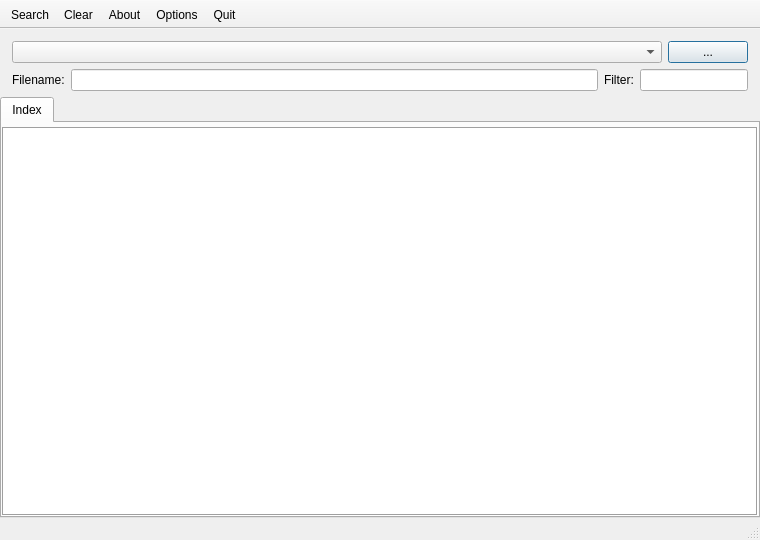
<?xml version="1.0" encoding="UTF-8"?>
<ui version="4.0">
 <author>David Sugar</author>
 <comment>** Copyright (C) 2011-2017 Tycho Softworks.
**
** This program is free software: you can redistribute it and/or modify
** it under the terms of the GNU General Public License as published
** by the Free Software Foundation, either version 3 of the License, or
** (at your option) any later version.
**
** This program is distributed in the hope that it will be useful,
** but WITHOUT ANY WARRANTY; without even the implied warranty of
** MERCHANTABILITY or FITNESS FOR A PARTICULAR PURPOSE.  See the
** GNU General Public License for more details.
**
** You should have received a copy of the GNU General Public License
** along with this program.  If not, see &lt;http://www.gnu.org/licenses/&gt;.</comment>
 <class>MainWindow</class>
 <widget class="QMainWindow" name="MainWindow">
  <property name="geometry">
   <rect>
    <x>0</x>
    <y>0</y>
    <width>760</width>
    <height>540</height>
   </rect>
  </property>
  <property name="windowTitle">
   <string>TextSeeker - Text Search Utility</string>
  </property>
  <property name="windowIcon">
   <iconset resource="TextSeeker.qrc">
    <normaloff>:/images/textseeker.png</normaloff>:/images/textseeker.png</iconset>
  </property>
  <property name="unifiedTitleAndToolBarOnMac">
   <bool>true</bool>
  </property>
  <widget class="QWidget" name="centralwidget">
   <layout class="QGridLayout" name="gridLayout_2">
    <property name="leftMargin">
     <number>0</number>
    </property>
    <property name="topMargin">
     <number>0</number>
    </property>
    <property name="rightMargin">
     <number>0</number>
    </property>
    <property name="bottomMargin">
     <number>0</number>
    </property>
    <item row="0" column="0">
     <layout class="QVBoxLayout" name="verticalLayout">
      <property name="leftMargin">
       <number>0</number>
      </property>
      <property name="rightMargin">
       <number>0</number>
      </property>
      <property name="bottomMargin">
       <number>0</number>
      </property>
      <item>
       <layout class="QHBoxLayout" name="horizontalLayout">
        <property name="leftMargin">
         <number>12</number>
        </property>
        <property name="topMargin">
         <number>12</number>
        </property>
        <property name="rightMargin">
         <number>12</number>
        </property>
        <item>
         <widget class="QComboBox" name="pathBox">
          <property name="sizePolicy">
           <sizepolicy hsizetype="Expanding" vsizetype="Fixed">
            <horstretch>0</horstretch>
            <verstretch>0</verstretch>
           </sizepolicy>
          </property>
         </widget>
        </item>
        <item>
         <widget class="QPushButton" name="pathButton">
          <property name="enabled">
           <bool>true</bool>
          </property>
          <property name="sizePolicy">
           <sizepolicy hsizetype="Minimum" vsizetype="Fixed">
            <horstretch>0</horstretch>
            <verstretch>0</verstretch>
           </sizepolicy>
          </property>
          <property name="minimumSize">
           <size>
            <width>0</width>
            <height>0</height>
           </size>
          </property>
          <property name="maximumSize">
           <size>
            <width>65536</width>
            <height>65536</height>
           </size>
          </property>
          <property name="text">
           <string>...</string>
          </property>
          <property name="iconSize">
           <size>
            <width>16</width>
            <height>16</height>
           </size>
          </property>
          <property name="autoDefault">
           <bool>true</bool>
          </property>
          <property name="default">
           <bool>true</bool>
          </property>
          <property name="flat">
           <bool>false</bool>
          </property>
         </widget>
        </item>
       </layout>
      </item>
      <item>
       <layout class="QGridLayout" name="gridLayout">
        <property name="leftMargin">
         <number>12</number>
        </property>
        <property name="rightMargin">
         <number>12</number>
        </property>
        <item row="0" column="3">
         <widget class="QLabel" name="label_3">
          <property name="text">
           <string>Filter:</string>
          </property>
         </widget>
        </item>
        <item row="0" column="1">
         <widget class="QLabel" name="label">
          <property name="text">
           <string>Filename:</string>
          </property>
         </widget>
        </item>
        <item row="0" column="2">
         <widget class="QLineEdit" name="searchName">
          <property name="maximumSize">
           <size>
            <width>16777215</width>
            <height>22</height>
           </size>
          </property>
         </widget>
        </item>
        <item row="0" column="4">
         <widget class="QLineEdit" name="filterTypes">
          <property name="sizePolicy">
           <sizepolicy hsizetype="Preferred" vsizetype="Fixed">
            <horstretch>0</horstretch>
            <verstretch>0</verstretch>
           </sizepolicy>
          </property>
          <property name="maximumSize">
           <size>
            <width>16777215</width>
            <height>22</height>
           </size>
          </property>
         </widget>
        </item>
       </layout>
      </item>
      <item>
       <widget class="QTabWidget" name="tabs">
        <property name="currentIndex">
         <number>0</number>
        </property>
        <widget class="QWidget" name="indexTab">
         <attribute name="title">
          <string>Index</string>
         </attribute>
         <layout class="QGridLayout" name="gridLayout_tab">
          <property name="leftMargin">
           <number>0</number>
          </property>
          <property name="topMargin">
           <number>4</number>
          </property>
          <property name="rightMargin">
           <number>0</number>
          </property>
          <property name="bottomMargin">
           <number>0</number>
          </property>
          <item row="0" column="0">
           <widget class="QTableView" name="indexView">
            <property name="frameShape">
             <enum>QFrame::Box</enum>
            </property>
            <property name="alternatingRowColors">
             <bool>true</bool>
            </property>
            <property name="showGrid">
             <bool>false</bool>
            </property>
            <property name="wordWrap">
             <bool>false</bool>
            </property>
            <attribute name="horizontalHeaderVisible">
             <bool>false</bool>
            </attribute>
            <attribute name="horizontalHeaderHighlightSections">
             <bool>false</bool>
            </attribute>
            <attribute name="horizontalHeaderStretchLastSection">
             <bool>true</bool>
            </attribute>
            <attribute name="verticalHeaderVisible">
             <bool>false</bool>
            </attribute>
            <attribute name="verticalHeaderDefaultSectionSize">
             <number>16</number>
            </attribute>
            <attribute name="verticalHeaderHighlightSections">
             <bool>false</bool>
            </attribute>
            <attribute name="verticalHeaderMinimumSectionSize">
             <number>19</number>
            </attribute>
           </widget>
          </item>
         </layout>
        </widget>
       </widget>
      </item>
     </layout>
    </item>
   </layout>
  </widget>
  <widget class="QStatusBar" name="statusBar"/>
  <widget class="QToolBar" name="toolBar">
   <property name="sizePolicy">
    <sizepolicy hsizetype="Expanding" vsizetype="Fixed">
     <horstretch>0</horstretch>
     <verstretch>0</verstretch>
    </sizepolicy>
   </property>
   <property name="windowTitle">
    <string>toolBar</string>
   </property>
   <property name="movable">
    <bool>false</bool>
   </property>
   <property name="iconSize">
    <size>
     <width>16</width>
     <height>16</height>
    </size>
   </property>
   <attribute name="toolBarArea">
    <enum>TopToolBarArea</enum>
   </attribute>
   <attribute name="toolBarBreak">
    <bool>false</bool>
   </attribute>
   <addaction name="actionSearch"/>
   <addaction name="actionClear"/>
   <addaction name="actionAbout"/>
   <addaction name="actionOptions"/>
   <addaction name="actionQuit"/>
  </widget>
  <action name="actionReload">
   <property name="icon">
    <iconset theme="view-refresh">
     <normaloff>.</normaloff>.</iconset>
   </property>
   <property name="text">
    <string>&amp;Reload</string>
   </property>
   <property name="iconVisibleInMenu">
    <bool>true</bool>
   </property>
  </action>
  <action name="actionQuit">
   <property name="icon">
    <iconset resource="TextSeeker.qrc">
     <normaloff>:/icons/exit.png</normaloff>:/icons/exit.png</iconset>
   </property>
   <property name="text">
    <string>&amp;Quit TextSeeker</string>
   </property>
   <property name="iconText">
    <string>Quit</string>
   </property>
   <property name="iconVisibleInMenu">
    <bool>true</bool>
   </property>
  </action>
  <action name="actionClear">
   <property name="icon">
    <iconset resource="TextSeeker.qrc">
     <normaloff>:/icons/clear.png</normaloff>:/icons/clear.png</iconset>
   </property>
   <property name="text">
    <string>&amp;Clear Search</string>
   </property>
   <property name="iconText">
    <string>Clear</string>
   </property>
   <property name="iconVisibleInMenu">
    <bool>true</bool>
   </property>
  </action>
  <action name="actionAbout">
   <property name="icon">
    <iconset resource="TextSeeker.qrc">
     <normaloff>:/icons/info.png</normaloff>:/icons/info.png</iconset>
   </property>
   <property name="text">
    <string>&amp;About TextSeeker</string>
   </property>
   <property name="iconText">
    <string>About</string>
   </property>
   <property name="iconVisibleInMenu">
    <bool>true</bool>
   </property>
  </action>
  <action name="actionSearch">
   <property name="icon">
    <iconset resource="TextSeeker.qrc">
     <normaloff>:/icons/search.png</normaloff>:/icons/search.png</iconset>
   </property>
   <property name="text">
    <string>&amp;Search Selected</string>
   </property>
   <property name="iconText">
    <string>Search</string>
   </property>
   <property name="iconVisibleInMenu">
    <bool>true</bool>
   </property>
  </action>
  <action name="actionView">
   <property name="text">
    <string>View</string>
   </property>
   <property name="toolTip">
    <string>View in Tab</string>
   </property>
  </action>
  <action name="actionOpen">
   <property name="text">
    <string>Open</string>
   </property>
  </action>
  <action name="actionOptions">
   <property name="icon">
    <iconset resource="TextSeeker.qrc">
     <normaloff>:/icons/settings.png</normaloff>:/icons/settings.png</iconset>
   </property>
   <property name="text">
    <string>Preferences...</string>
   </property>
   <property name="iconText">
    <string>Options</string>
   </property>
   <property name="iconVisibleInMenu">
    <bool>true</bool>
   </property>
  </action>
 </widget>
 <resources>
  <include location="TextSeeker.qrc"/>
 </resources>
 <connections/>
</ui>
